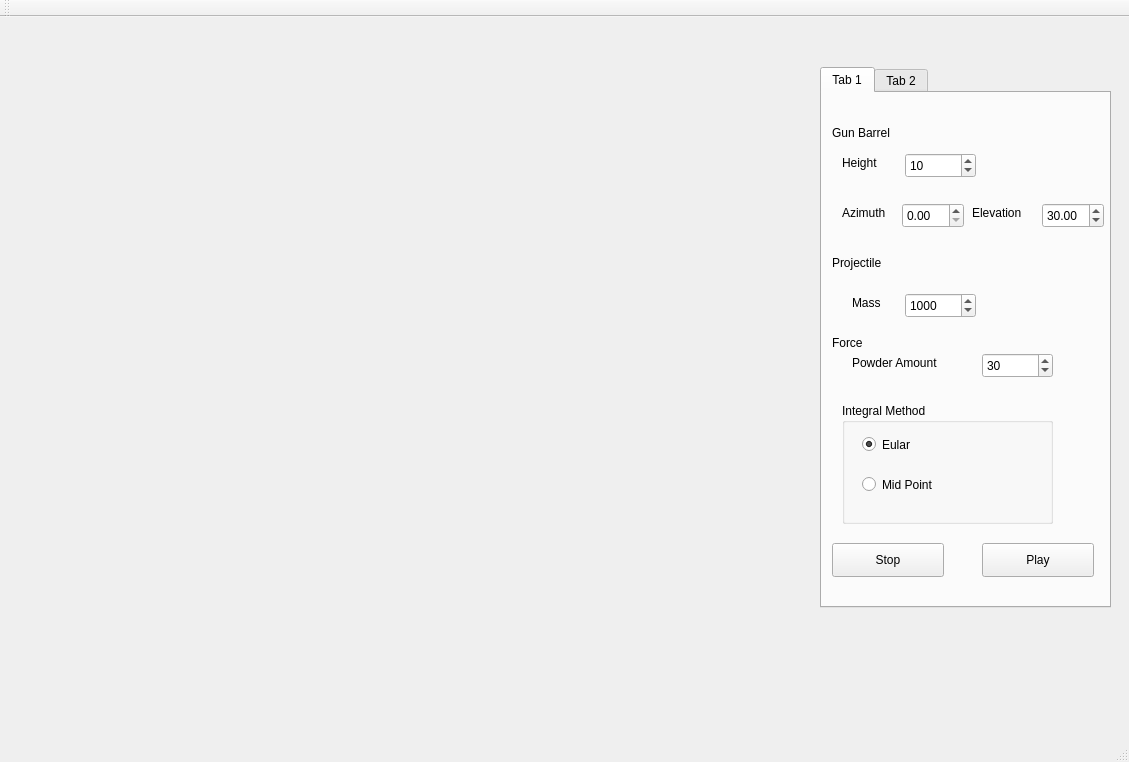
<?xml version="1.0" encoding="UTF-8"?>
<ui version="4.0">
 <class>ODEClass</class>
 <widget class="QMainWindow" name="ODEClass">
  <property name="geometry">
   <rect>
    <x>0</x>
    <y>0</y>
    <width>1129</width>
    <height>762</height>
   </rect>
  </property>
  <property name="windowTitle">
   <string>ODE</string>
  </property>
  <widget class="QWidget" name="centralWidget">
   <widget class="QTabWidget" name="tabWidget">
    <property name="geometry">
     <rect>
      <x>820</x>
      <y>50</y>
      <width>291</width>
      <height>541</height>
     </rect>
    </property>
    <property name="currentIndex">
     <number>0</number>
    </property>
    <widget class="QWidget" name="tab">
     <attribute name="title">
      <string>Tab 1</string>
     </attribute>
     <widget class="QDoubleSpinBox" name="ballVxBox">
      <property name="geometry">
       <rect>
        <x>80</x>
        <y>110</y>
        <width>62</width>
        <height>25</height>
       </rect>
      </property>
      <property name="maximum">
       <double>360.990000000000009</double>
      </property>
      <property name="value">
       <double>0.000000000000000</double>
      </property>
     </widget>
     <widget class="QDoubleSpinBox" name="ballVyBox">
      <property name="geometry">
       <rect>
        <x>220</x>
        <y>110</y>
        <width>62</width>
        <height>25</height>
       </rect>
      </property>
      <property name="value">
       <double>30.000000000000000</double>
      </property>
     </widget>
     <widget class="QLabel" name="label">
      <property name="geometry">
       <rect>
        <x>10</x>
        <y>30</y>
        <width>101</width>
        <height>19</height>
       </rect>
      </property>
      <property name="text">
       <string>Gun Barrel</string>
      </property>
     </widget>
     <widget class="QLabel" name="label_2">
      <property name="geometry">
       <rect>
        <x>20</x>
        <y>110</y>
        <width>61</width>
        <height>19</height>
       </rect>
      </property>
      <property name="text">
       <string>Azimuth</string>
      </property>
     </widget>
     <widget class="QLabel" name="label_3">
      <property name="geometry">
       <rect>
        <x>150</x>
        <y>110</y>
        <width>81</width>
        <height>19</height>
       </rect>
      </property>
      <property name="text">
       <string>Elevation</string>
      </property>
     </widget>
     <widget class="QGroupBox" name="groupBox">
      <property name="geometry">
       <rect>
        <x>20</x>
        <y>310</y>
        <width>211</width>
        <height>121</height>
       </rect>
      </property>
      <property name="title">
       <string>Integral Method</string>
      </property>
      <widget class="QRadioButton" name="ballEularRadio">
       <property name="geometry">
        <rect>
         <x>20</x>
         <y>30</y>
         <width>119</width>
         <height>23</height>
        </rect>
       </property>
       <property name="text">
        <string>Eular</string>
       </property>
       <property name="checked">
        <bool>true</bool>
       </property>
      </widget>
      <widget class="QRadioButton" name="ballMidPointRadio">
       <property name="geometry">
        <rect>
         <x>20</x>
         <y>70</y>
         <width>119</width>
         <height>23</height>
        </rect>
       </property>
       <property name="text">
        <string>Mid Point</string>
       </property>
      </widget>
     </widget>
     <widget class="QSpinBox" name="gunHeight">
      <property name="geometry">
       <rect>
        <x>83</x>
        <y>60</y>
        <width>71</width>
        <height>25</height>
       </rect>
      </property>
      <property name="value">
       <number>10</number>
      </property>
     </widget>
     <widget class="QLabel" name="label_4">
      <property name="geometry">
       <rect>
        <x>20</x>
        <y>60</y>
        <width>66</width>
        <height>19</height>
       </rect>
      </property>
      <property name="text">
       <string>Height</string>
      </property>
     </widget>
     <widget class="QSpinBox" name="ballMassBox">
      <property name="geometry">
       <rect>
        <x>83</x>
        <y>200</y>
        <width>71</width>
        <height>25</height>
       </rect>
      </property>
      <property name="maximum">
       <number>9999</number>
      </property>
      <property name="value">
       <number>1000</number>
      </property>
     </widget>
     <widget class="QLabel" name="label_5">
      <property name="geometry">
       <rect>
        <x>10</x>
        <y>160</y>
        <width>66</width>
        <height>19</height>
       </rect>
      </property>
      <property name="text">
       <string>Projectile</string>
      </property>
     </widget>
     <widget class="QLabel" name="label_6">
      <property name="geometry">
       <rect>
        <x>30</x>
        <y>200</y>
        <width>66</width>
        <height>19</height>
       </rect>
      </property>
      <property name="text">
       <string>Mass</string>
      </property>
     </widget>
     <widget class="QLabel" name="label_7">
      <property name="geometry">
       <rect>
        <x>10</x>
        <y>240</y>
        <width>66</width>
        <height>19</height>
       </rect>
      </property>
      <property name="text">
       <string>Force</string>
      </property>
     </widget>
     <widget class="QSpinBox" name="ballPowerAmountMass">
      <property name="geometry">
       <rect>
        <x>160</x>
        <y>260</y>
        <width>71</width>
        <height>25</height>
       </rect>
      </property>
      <property name="value">
       <number>30</number>
      </property>
     </widget>
     <widget class="QLabel" name="label_8">
      <property name="geometry">
       <rect>
        <x>30</x>
        <y>260</y>
        <width>121</width>
        <height>19</height>
       </rect>
      </property>
      <property name="text">
       <string>Powder Amount</string>
      </property>
     </widget>
     <widget class="QPushButton" name="ballStopBtn">
      <property name="geometry">
       <rect>
        <x>10</x>
        <y>450</y>
        <width>112</width>
        <height>34</height>
       </rect>
      </property>
      <property name="text">
       <string>Stop</string>
      </property>
     </widget>
     <widget class="QPushButton" name="ballStartBtn">
      <property name="geometry">
       <rect>
        <x>160</x>
        <y>450</y>
        <width>112</width>
        <height>34</height>
       </rect>
      </property>
      <property name="text">
       <string>Play</string>
      </property>
     </widget>
    </widget>
    <widget class="QWidget" name="tab_2">
     <attribute name="title">
      <string>Tab 2</string>
     </attribute>
     <widget class="QSpinBox" name="springStiffBox">
      <property name="geometry">
       <rect>
        <x>110</x>
        <y>60</y>
        <width>71</width>
        <height>25</height>
       </rect>
      </property>
      <property name="value">
       <number>15</number>
      </property>
     </widget>
     <widget class="QSpinBox" name="SpringMassBox">
      <property name="geometry">
       <rect>
        <x>110</x>
        <y>110</y>
        <width>71</width>
        <height>25</height>
       </rect>
      </property>
      <property name="value">
       <number>5</number>
      </property>
     </widget>
     <widget class="QLabel" name="label_9">
      <property name="geometry">
       <rect>
        <x>10</x>
        <y>20</y>
        <width>66</width>
        <height>19</height>
       </rect>
      </property>
      <property name="text">
       <string>Spring</string>
      </property>
     </widget>
     <widget class="QLabel" name="label_10">
      <property name="geometry">
       <rect>
        <x>10</x>
        <y>60</y>
        <width>91</width>
        <height>19</height>
       </rect>
      </property>
      <property name="text">
       <string>Stiffness k:</string>
      </property>
     </widget>
     <widget class="QLabel" name="label_11">
      <property name="geometry">
       <rect>
        <x>10</x>
        <y>110</y>
        <width>66</width>
        <height>19</height>
       </rect>
      </property>
      <property name="text">
       <string>Mass m:</string>
      </property>
     </widget>
     <widget class="QLabel" name="label_12">
      <property name="geometry">
       <rect>
        <x>190</x>
        <y>60</y>
        <width>66</width>
        <height>19</height>
       </rect>
      </property>
      <property name="text">
       <string>kg/s^2</string>
      </property>
     </widget>
     <widget class="QLabel" name="label_13">
      <property name="geometry">
       <rect>
        <x>190</x>
        <y>110</y>
        <width>66</width>
        <height>19</height>
       </rect>
      </property>
      <property name="text">
       <string>kg</string>
      </property>
     </widget>
     <widget class="QGroupBox" name="groupBox_2">
      <property name="geometry">
       <rect>
        <x>20</x>
        <y>190</y>
        <width>221</width>
        <height>131</height>
       </rect>
      </property>
      <property name="title">
       <string>Intergration Method</string>
      </property>
      <widget class="QRadioButton" name="springEularRadio">
       <property name="geometry">
        <rect>
         <x>20</x>
         <y>30</y>
         <width>119</width>
         <height>23</height>
        </rect>
       </property>
       <property name="text">
        <string>Eular</string>
       </property>
       <property name="checked">
        <bool>true</bool>
       </property>
      </widget>
      <widget class="QRadioButton" name="springMidPointRadio">
       <property name="geometry">
        <rect>
         <x>20</x>
         <y>80</y>
         <width>119</width>
         <height>23</height>
        </rect>
       </property>
       <property name="text">
        <string>Mid Point</string>
       </property>
      </widget>
     </widget>
     <widget class="QPushButton" name="springStartBtn">
      <property name="geometry">
       <rect>
        <x>150</x>
        <y>390</y>
        <width>112</width>
        <height>34</height>
       </rect>
      </property>
      <property name="text">
       <string>Play</string>
      </property>
     </widget>
     <widget class="QPushButton" name="springStopBtn">
      <property name="geometry">
       <rect>
        <x>20</x>
        <y>390</y>
        <width>112</width>
        <height>34</height>
       </rect>
      </property>
      <property name="text">
       <string>Stop</string>
      </property>
     </widget>
    </widget>
   </widget>
  </widget>
  <widget class="QMenuBar" name="menuBar">
   <property name="geometry">
    <rect>
     <x>0</x>
     <y>0</y>
     <width>1129</width>
     <height>31</height>
    </rect>
   </property>
  </widget>
  <widget class="QToolBar" name="mainToolBar">
   <attribute name="toolBarArea">
    <enum>TopToolBarArea</enum>
   </attribute>
   <attribute name="toolBarBreak">
    <bool>false</bool>
   </attribute>
  </widget>
  <widget class="QStatusBar" name="statusBar"/>
 </widget>
 <layoutdefault spacing="6" margin="11"/>
 <resources>
  <include location="ode.qrc"/>
 </resources>
 <connections>
  <connection>
   <sender>ballStartBtn</sender>
   <signal>clicked()</signal>
   <receiver>ODEClass</receiver>
   <slot>BallStartPlay()</slot>
   <hints>
    <hint type="sourcelabel">
     <x>995</x>
     <y>630</y>
    </hint>
    <hint type="destinationlabel">
     <x>962</x>
     <y>660</y>
    </hint>
   </hints>
  </connection>
  <connection>
   <sender>ballStopBtn</sender>
   <signal>clicked()</signal>
   <receiver>ODEClass</receiver>
   <slot>BallStopPlay()</slot>
   <hints>
    <hint type="sourcelabel">
     <x>850</x>
     <y>632</y>
    </hint>
    <hint type="destinationlabel">
     <x>742</x>
     <y>643</y>
    </hint>
   </hints>
  </connection>
  <connection>
   <sender>springStartBtn</sender>
   <signal>clicked()</signal>
   <receiver>ODEClass</receiver>
   <slot>SpringStartPlay()</slot>
   <hints>
    <hint type="sourcelabel">
     <x>1026</x>
     <y>537</y>
    </hint>
    <hint type="destinationlabel">
     <x>677</x>
     <y>629</y>
    </hint>
   </hints>
  </connection>
  <connection>
   <sender>springStopBtn</sender>
   <signal>clicked()</signal>
   <receiver>ODEClass</receiver>
   <slot>SpringStopPlay()</slot>
   <hints>
    <hint type="sourcelabel">
     <x>881</x>
     <y>524</y>
    </hint>
    <hint type="destinationlabel">
     <x>681</x>
     <y>586</y>
    </hint>
   </hints>
  </connection>
 </connections>
 <slots>
  <slot>BallStartPlay()</slot>
  <slot>BallStopPlay()</slot>
  <slot>SpringStartPlay()</slot>
  <slot>SpringStopPlay()</slot>
 </slots>
</ui>
